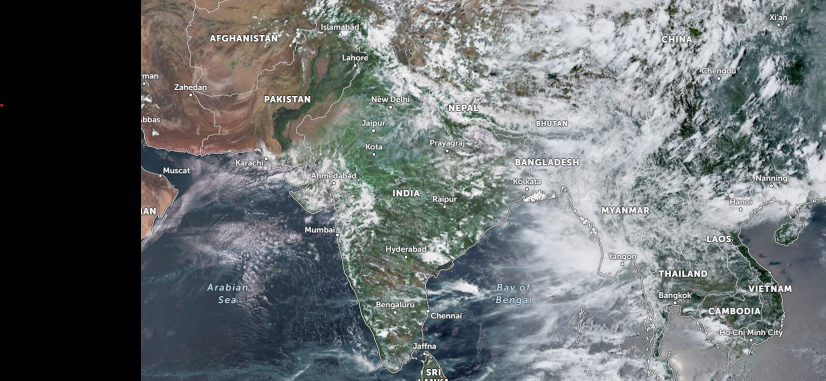
#> input picture picture1.png, 1651 x 761 px (shown at 1/2 size)
$ python code.py
#> lines starting #> are read from the running program, lines starting #| are printed output that depends on the picture; after the words box and inside, x2 and y2 are one past the last pixel; in counts of white or black regions, pixels touching at a corner belong together
import cv2
import numpy as np
import math

# Load the map image
map_image_path = "picture1.png"
map_image = cv2.imread(map_image_path)
#> map_image is the input picture: shape (761, 1651, 3); mean B, G, R 111.3, 110, 105.3
image_height, image_width, _ = map_image.shape
#> image_height = 761; image_width = 1651


# Cloud Detection
def detect_clouds(image_area):
    gray_image = cv2.cvtColor(image_area, cv2.COLOR_BGR2GRAY)
    _, thresholded = cv2.threshold(gray_image, 200, 255, cv2.THRESH_BINARY)
    cloud_pixels = np.sum(thresholded == 255)
    total_pixels = thresholded.size
    cloud_presence_percentage = (cloud_pixels / total_pixels) * 100
    return cloud_presence_percentage


# Center point for concentric zones
center_x = 700
center_y = 500

# Number of concentric zones
num_zones = 10

# Number of sectors per zone
num_sectors = 8

# Radius increment between zones
radius_increment = 30

# Angle increment for sectors
angle_step = 360 / num_sectors

# Create a copy of the map image for visualization
output_map = map_image.copy()

for zone_number in range(num_zones):
    radius = radius_increment * (zone_number + 1)

    # Draw concentric circles and mark the zone number
    cv2.circle(output_map, (center_x, center_y), radius, (0, 0, 255), 2)
    font = cv2.FONT_HERSHEY_SIMPLEX
    cv2.putText(output_map, str(zone_number + 1), (center_x - 5, center_y + 5), font, 0.5, (0, 0, 255), 1, cv2.LINE_AA)

    for sector_number in range(num_sectors):
        angle = sector_number * angle_step
        angle_rad = math.radians(angle)

        x1 = int(center_x + radius * np.cos(angle_rad))
        y1 = int(center_y + radius * np.sin(angle_rad))
        x2 = int(center_x + radius * np.cos(angle_rad + math.radians(angle_step)))
        y2 = int(center_y + radius * np.sin(angle_rad + math.radians(angle_step)))

        # Calculate cloud presence in the current sector
        sector_image = map_image[min(y1, y2):max(y1, y2), min(x1, x2):max(x1, x2)]

        if sector_image.size == 0:
            print(f"Zone {zone_number + 1} - Sector {sector_number + 1}: Empty sector image!")
        else:
            cloud_coverage = detect_clouds(sector_image)
            print(f"Zone {zone_number + 1} - Sector {sector_number + 1}: Cloud coverage {cloud_coverage:.2f}%")

            # Draw lines from center to the edge of the sector
            cv2.line(output_map, (center_x, center_y), (x1, y1), (0, 0, 255), 2)

            # Draw sector number within the sector
            sector_label = f"{zone_number + 1}.{sector_number + 1:02}"
            font = cv2.FONT_HERSHEY_SIMPLEX
            text_size = cv2.getTextSize(sector_label, font, 0.5, 1)[0]
            text_x = (x1 + x2 - text_size[0]) // 2
            text_y = (y1 + y2 + text_size[1]) // 2
            cv2.putText(output_map, sector_label, (text_x, text_y), font, 0.5, (0, 0, 255), 1, cv2.LINE_AA)
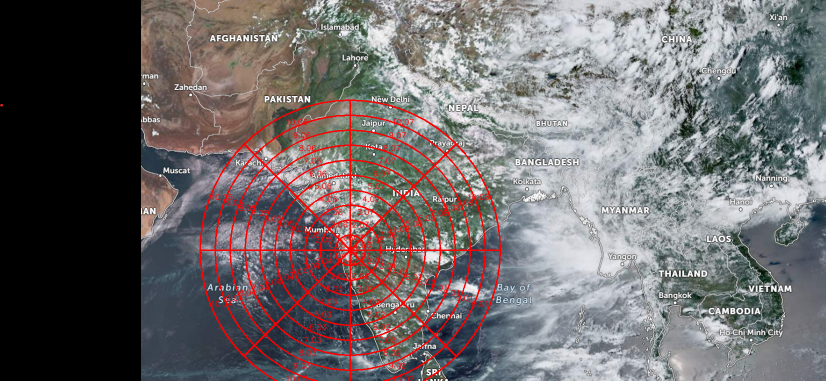
#> output_map: shape (761, 1651, 3) (shown at 1/2 size); 4.31% of pixels changed, all inside (x1, y1, x2, y2) = (399, 199, 1002, 761)
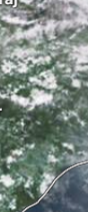
#> sector_image: shape (212, 88, 3); mean B, G, R 130.1, 135.3, 123.4

# Save the final output image
output_image_path = "final_output_map_with_clouds.png"
cv2.imwrite(output_image_path, output_map)

$ run again, with picture2.png copied over picture1.png
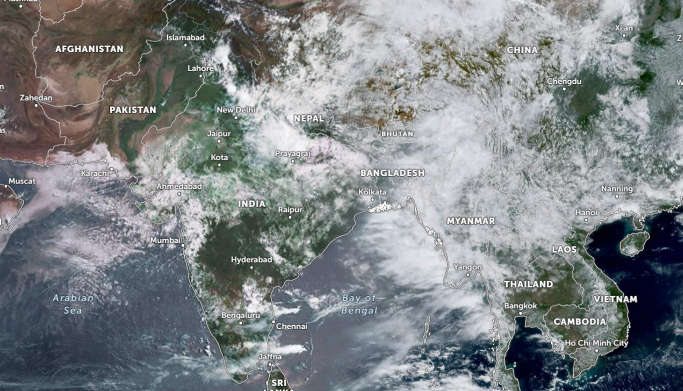
#> input picture picture2.png, 1365 x 782 px (shown at 1/2 size)
#> map_image is the input picture: shape (782, 1365, 3); mean B, G, R 132.7, 130.2, 125.4
#> after the loop `for zone_number in range(num_zones):`:
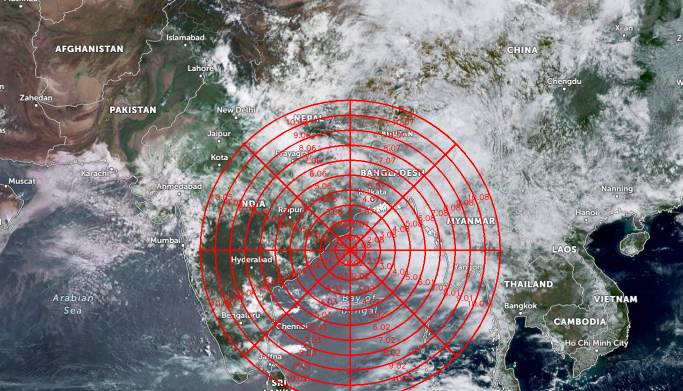
#> output_map: shape (782, 1365, 3) (shown at 1/2 size); 5.16% of pixels changed, all inside (x1, y1, x2, y2) = (399, 199, 1002, 782)
#> after the loop `for zone_number in range(num_zones):`:
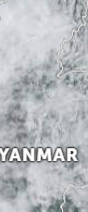
#> sector_image: shape (212, 88, 3); mean B, G, R 190, 186.1, 183.1
